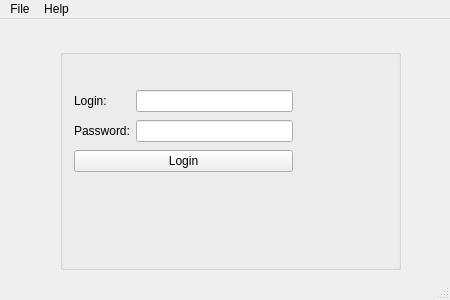
<?xml version="1.0" encoding="UTF-8"?>
<ui version="4.0">
 <class>LoginWindow</class>
 <widget class="QMainWindow" name="LoginWindow">
  <property name="enabled">
   <bool>true</bool>
  </property>
  <property name="sizePolicy">
   <sizepolicy hsizetype="Preferred" vsizetype="Preferred">
    <horstretch>50</horstretch>
    <verstretch>50</verstretch>
   </sizepolicy>
  </property>
  <property name="minimumSize">
   <size>
    <width>450</width>
    <height>300</height>
   </size>
  </property>
  <property name="windowTitle">
   <string>MainWindow</string>
  </property>
  <widget class="QWidget" name="centralwidget">
   <widget class="QGroupBox" name="groupBox">
    <property name="geometry">
     <rect>
      <x>60</x>
      <y>30</y>
      <width>341</width>
      <height>221</height>
     </rect>
    </property>
    <property name="title">
     <string/>
    </property>
    <widget class="QWidget" name="">
     <property name="geometry">
      <rect>
       <x>14</x>
       <y>39</y>
       <width>219</width>
       <height>89</height>
      </rect>
     </property>
     <layout class="QGridLayout" name="gridLayout">
      <item row="0" column="0">
       <widget class="QLabel" name="label">
        <property name="text">
         <string>Login:</string>
        </property>
       </widget>
      </item>
      <item row="0" column="1">
       <widget class="QLineEdit" name="LoginBox"/>
      </item>
      <item row="1" column="0">
       <widget class="QLabel" name="label_2">
        <property name="text">
         <string>Password:</string>
        </property>
       </widget>
      </item>
      <item row="1" column="1">
       <widget class="QLineEdit" name="PasswordBox"/>
      </item>
      <item row="2" column="0" colspan="2">
       <widget class="QPushButton" name="LoginButton">
        <property name="text">
         <string>Login</string>
        </property>
       </widget>
      </item>
     </layout>
    </widget>
   </widget>
  </widget>
  <widget class="QMenuBar" name="menubar">
   <property name="geometry">
    <rect>
     <x>0</x>
     <y>0</y>
     <width>479</width>
     <height>22</height>
    </rect>
   </property>
   <widget class="QMenu" name="menuHelp">
    <property name="title">
     <string>Help</string>
    </property>
   </widget>
   <widget class="QMenu" name="menuFile">
    <property name="title">
     <string>File</string>
    </property>
    <addaction name="actionExit"/>
   </widget>
   <addaction name="menuFile"/>
   <addaction name="menuHelp"/>
  </widget>
  <widget class="QStatusBar" name="statusbar"/>
  <action name="actionExit">
   <property name="icon">
    <iconset resource="Resource.qrc">
     <normaloff>:/img/exit.png</normaloff>:/img/exit.png</iconset>
   </property>
   <property name="text">
    <string>Exit</string>
   </property>
  </action>
 </widget>
 <resources>
  <include location="Resource.qrc"/>
 </resources>
 <connections/>
</ui>
